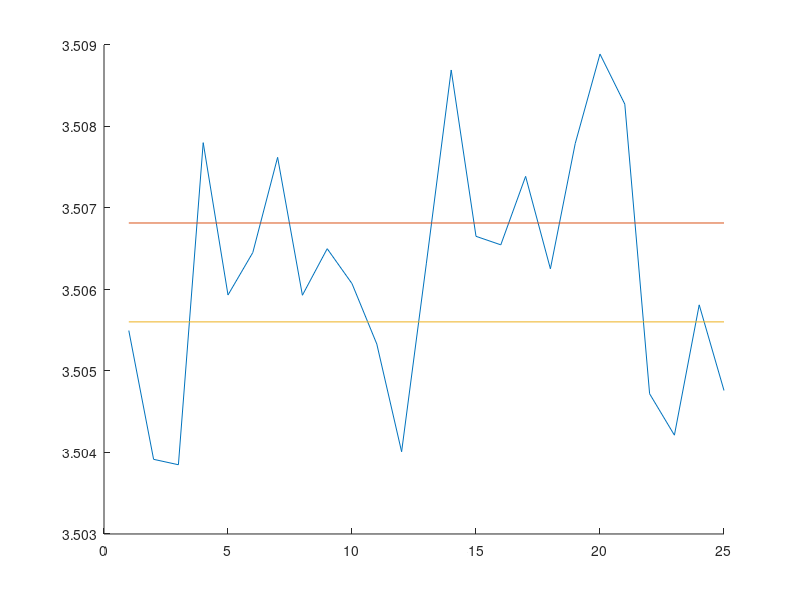
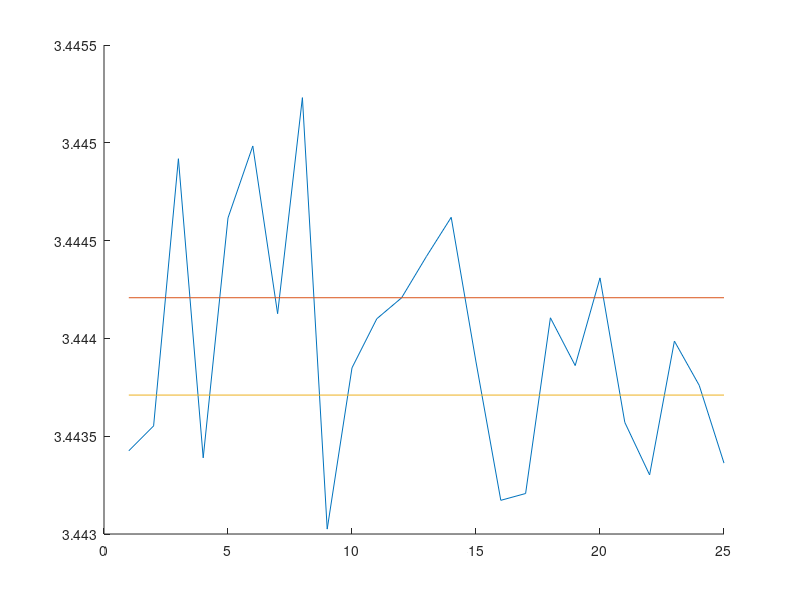

Write MATLAB code to recreate these figures, in order.
%systemvariance of capacitance measurement

figure(1)
load('systemvariance.mat');

hold on
plot(1e+12*test_C);
plot([1,25],[test_Cmag+error_margin,test_Cmag+error_margin]);
plot([1,25],[test_Cmag-error_margin,test_Cmag-error_margin]);



figure(2)
load('systemvariance2.mat');
hold on
plot(1e+12*test_C);
plot([1,25],[test_Cmag+error_margin,test_Cmag+error_margin]);
plot([1,25],[test_Cmag-error_margin,test_Cmag-error_margin]);

